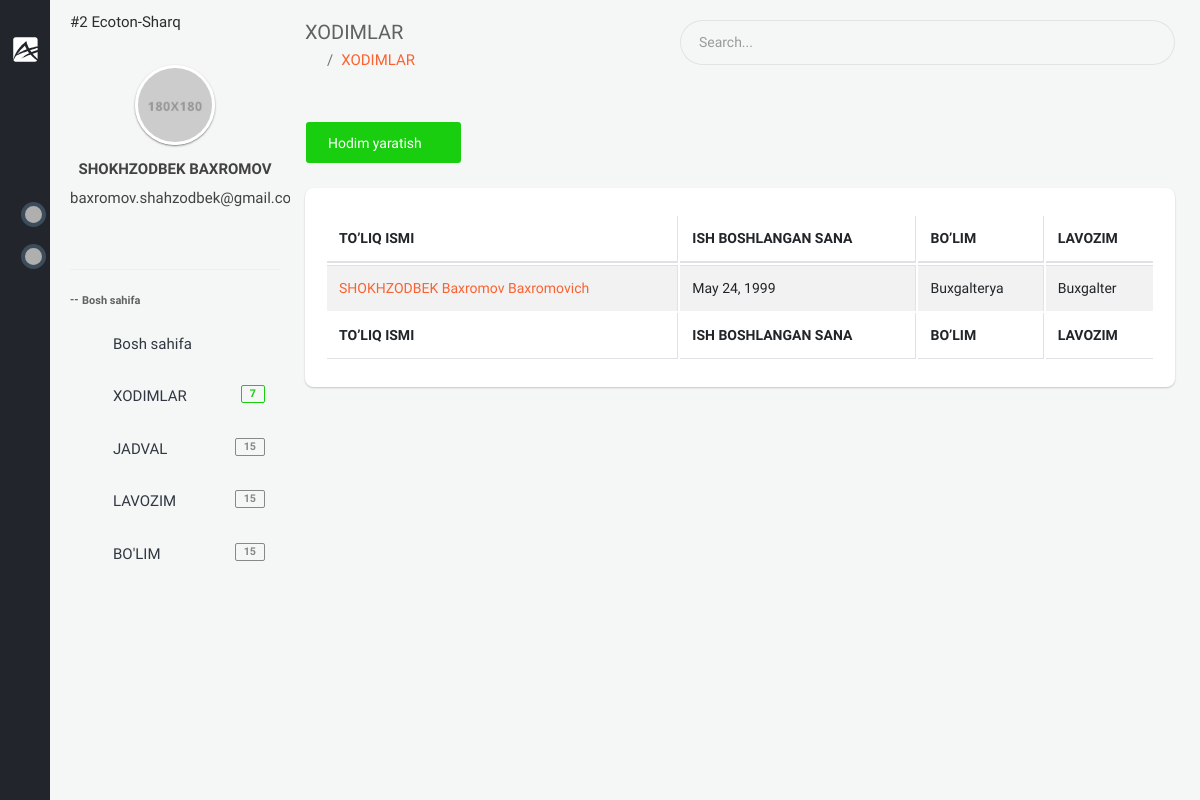
Page /backoffice/xodimlar (signed in) on the earlier database version.
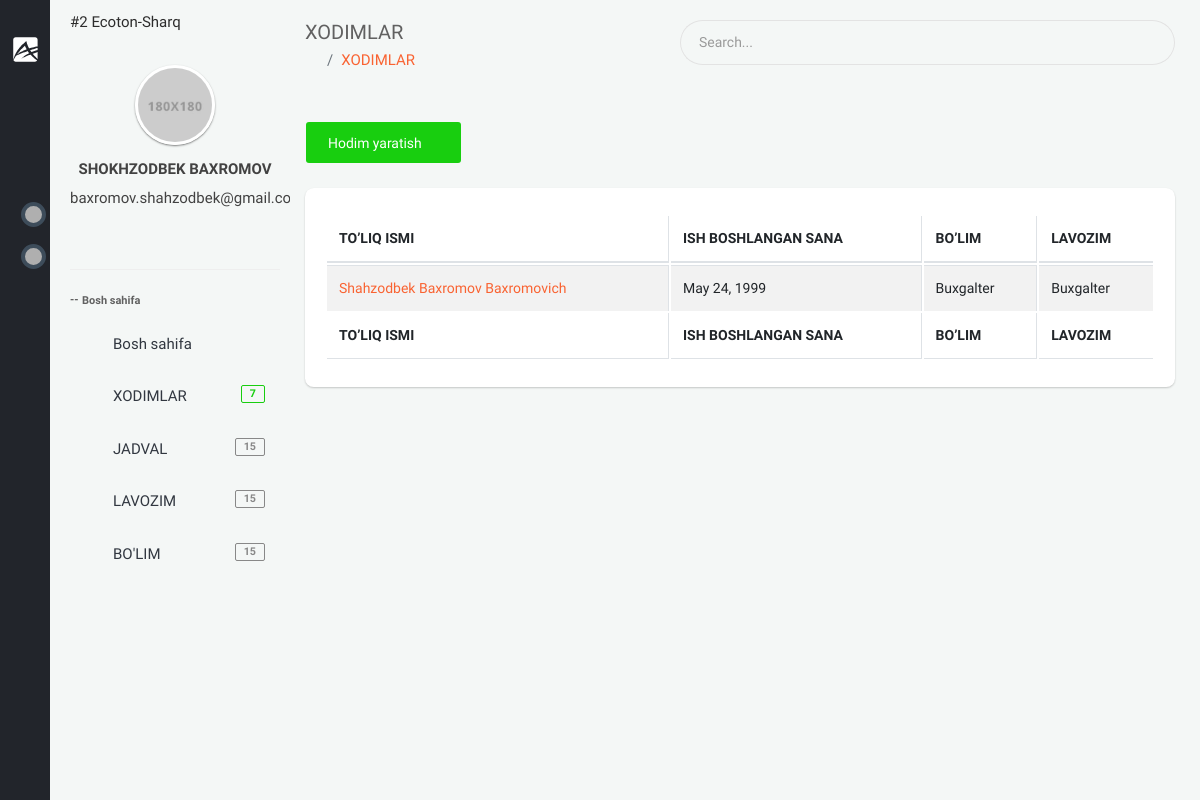
Same page on the later database version.
### app/models.py (models this page shows, shortened)
class User(AbstractUser):
    branch = models.ForeignKey(Branch, on_delete=models.CASCADE, null=True, blank=True, verbose_name="Filial")
    company = models.ForeignKey("Company", on_delete=models.CASCADE, null=True, blank=True, verbose_name='Kompaniya')
    is_director = models.BooleanField(default=True)
    created_at = models.DateTimeField(auto_now_add=True)
    class Meta:
        verbose_name_plural = "HR"

class Company(models.Model):
    name = models.CharField(max_length=100, verbose_name="Kompaniya nomi")
    phone = models.CharField(max_length=25, null=True, blank=True, verbose_name="Kompaniya telefon raqami")
    type = models.ForeignKey(TypeCompany, on_delete=models.CASCADE, null=True, blank=True,
                             verbose_name="Kompaniya turi")
    address = models.CharField(max_length=255, null=True, blank=True, verbose_name="Kompaniya manzili")
    creator = models.CharField(max_length=255, null=True, blank=True, verbose_name="Kompaniya asoschisi")
    text = RichTextUploadingField(null=True, blank=True, verbose_name="Kompaniya haqida qisqacha ma'lumot")
    video = models.FileField(upload_to='company/video/', null=True, blank=True,
                             verbose_name="Kompaniya haqida qisqacha video")
    info = models.TextField(null=True, blank=True, verbose_name="Bot uchun qisqacha ma'lumot")
    logo = models.ImageField(upload_to='company/image/', null=True, blank=True, verbose_name="Kompaniya logotipi")
    amount_of_staff = models.IntegerField(verbose_name="Hodimlar soni", default=1)
    created_at = models.DateTimeField(auto_now_add=True)
    def __str__(self):
        return f'#{self.id}  {self.name}'
    class Meta:
        ordering = ['-created_at']
        verbose_name_plural = "Kompaniya ma'lumotini qo'shish"

class Staff(models.Model):
    GENDER = (
        ('male', 'Erkak'),
        ('female', 'Ayol')
    )
    company = models.ForeignKey(Company, on_delete=models.CASCADE, verbose_name="Kompaniya")
    first_name = models.CharField(null=True, blank=True, max_length=255, verbose_name="Ism")
    second_name = models.CharField(null=True, blank=True, max_length=255, verbose_name="Familiya")
    last_name = models.CharField(null=True, blank=True, max_length=255, verbose_name="Otasining ismi")
    birth_date = models.DateField(null=True, blank=True, verbose_name="Tug'ilgan sana")
    gender = models.CharField(choices=GENDER, max_length=10, verbose_name="Jinsi")
    tabel_number = models.PositiveIntegerField(null=True, blank=True, verbose_name="Tabel raqami")
    start_work_at = models.DateField(null=True, blank=True, verbose_name="Ish boshlagan sana")
    account_number = models.BigIntegerField(null=True, blank=True, verbose_name="Xisob raqami")
    email = models.EmailField(unique=True, verbose_name="Elektron manzil")
    mobile_phone = models.CharField(null=True, blank=True, max_length=15, verbose_name="Mobil telefon")
    home_phone = models.CharField(null=True, blank=True, max_length=15, verbose_name="Uy telefoni")
    work_phone = models.CharField(null=True, blank=True, max_length=15, verbose_name="Ish telefoni")
    address = models.CharField(null=True, blank=True, max_length=255, verbose_name="Uy manzili")
    image = models.ImageField(upload_to='company/staff/image/', null=True, blank=True, verbose_name="Xodimning rasmi")
    qr_code = models.ImageField(upload_to='company/staff/qr_code/', null=True, blank=True, verbose_name="Xodimning qr code")
    department = models.ForeignKey(Department, on_delete=models.CASCADE, verbose_name="Bo'lim")
    position = models.ForeignKey(Position, on_delete=models.CASCADE, verbose_name="Lavozim")
    note = models.CharField(max_length=255, null=True, blank=True, verbose_name="Eslatma")
    work_plan = models.ForeignKey(WorkPlan, on_delete=models.CASCADE, null=True, blank=True, verbose_name="Ish jadvali")
    created_at = models.DateTimeField(auto_now_add=True)
    class Meta:
        ordering = ['-created_at']
        verbose_name_plural = "Xodimlar"

class Department(models.Model):
    name = models.CharField(max_length=255, verbose_name="Bo'lim nomi")
    company = models.ForeignKey(Company, on_delete=models.CASCADE, verbose_name='Kompaniya')
    created_at = models.DateTimeField(auto_now_add=True)
    def __str__(self):
        return self.name
    class Meta:
        ordering = ['-created_at']
        verbose_name_plural = "Bo'limlar"

class Position(models.Model):
    name = models.CharField(max_length=255, verbose_name="Lavozim nomi")
    company = models.ForeignKey(Company, on_delete=models.CASCADE, verbose_name='Kompaniya')
    created_at = models.DateTimeField(auto_now_add=True)
    def __str__(self):
        return self.name
    class Meta:
        ordering = ['-created_at']
        verbose_name_plural = "Lavozim"

### backoffice/views.py (the view)
# urls.py: path('xodimlar', views.StaffListTemplate.as_view(), name="staff"),
class StaffListTemplate(LoginRequiredMixin, generic.ListView):
    template_name = 'backoffice/pages/staff/list.html'
    model = models.Staff
    def get_context_data(self, *, object_list=None, **kwargs):
        staff = super(StaffListTemplate, self).get_context_data(**kwargs)
        company = self.request.user.company
        staff['staffs'] = models.Staff.objects.filter(company=company).order_by('-created_at')
        return staff

### templates/backoffice/pages/staff/list.html (shortened to what this page needs)
{% extends 'backoffice/base.html' %}
{% block content %}
    <section class="content">
    <div class="container-fluid">
        <div class="block-header">
            <div class="row clearfix">
                <div class="col-lg-5 col-md-5 col-sm-12">
                    <h2>XODIMLAR</h2>
                    <ul class="breadcrumb padding-0">
                        <li class="breadcrumb-item"><a href="index.html"><i class="zmdi zmdi-home"></i></a></li>
                        <li class="breadcrumb-item"><a href="javascript:void(0);">XODIMLAR</a></li>
                    </ul>
                </div>
                <div class="col-lg-7 col-md-7 col-sm-12">
                    <div class="input-group m-b-0">
                        <input type="text" class="form-control" placeholder="Search...">
                        <span class="input-group-addon">
                            <i class="zmdi zmdi-search"></i>
                        </span>
                    </div>
                </div>
            </div>
        </div>
        <div class="row clearfix">
            <div class="col-lg-12">
                <div class="card">
                    <div class="header">
                        <a href="{% url 'staff_create' %}" class="btn btn-success">Hodim yaratish <i class="zmdi zmdi-plus"></i></a>
                    </div>
                    <div class="body">
                        <div class="table-responsive">
                            <table class="table table-bordered table-striped table-hover js-basic-example dataTable">
                                <thead>
                                    <tr>
                                        <th>TO’LIQ ISMI</th>
                                        <th>ISH BOSHLANGAN SANA</th>
                                        <th>BO’LIM</th>
                                        <th>LAVOZIM</th>
                                    </tr>
                                </thead>
                                <tfoot>
                                    <tr>
                                        <th>TO’LIQ ISMI</th>
                                        <th>ISH BOSHLANGAN SANA</th>
                                        <th>BO’LIM</th>
                                        <th>LAVOZIM</th>
                                    </tr>
                                </tfoot>
                                <tbody>
                                    {% for staff in staffs %}
                                        <tr>
                                            <td><a href="{% url 'staff-detail' staff.pk %}">{{ staff.first_name }} {{ staff.second_name }} {{ staff.last_name }}</a></td>
                                            <td>{{ staff.birth_date }}</td>
                                            <td>{{ staff.department }}</td>
                                            <td>{{ staff.position}}</td>
                                        </tr>
                                    {% endfor %}
                                </tbody>
                            </table>
                        </div>
                    </div>
                </div>
            </div>
        </div>
    </div>
</section>
{% endblock %}

### templates/backoffice/base.html (shortened to what this page needs)
{% load static %}
<!doctype html>
<html lang="en">
<head>
    {% include 'backoffice/assets/links.html' %}
</head>
<body class="theme-black" style="overflow: auto">
{% if request.path == "/backoffice/login" or request.path == "/backoffice/registration" %}
{% else %}
    {% include 'backoffice/parts/minileftbar.html' %}
{% endif %}
{% block content %}{% endblock %}
</body>
</html>

### templates/backoffice/assets/links.html
{% load static %}
<link rel="stylesheet" href="{% static 'backoffice/assets/plugins/bootstrap/css/bootstrap.min.css' %}">
<link rel="stylesheet" href="{% static 'backoffice/assets/plugins/jquery-datatable/dataTables.bootstrap4.min.css' %}">
<link  rel="stylesheet" href="{% static 'backoffice/assets/css/main.css' %}">
<link rel="stylesheet" href="{% static 'backoffice/assets/css/color_skins.css' %}">
<link rel="stylesheet" href="{% static 'backoffice/assets/plugins/multi-select/css/multi-select.css' %}">
<link rel="stylesheet" href="{% static 'backoffice/assets/plugins/bootstrap-select/css/bootstrap-select.css' %}">

### templates/backoffice/parts/minileftbar.html (shortened to what this page needs)
{% load static %}
<aside id="minileftbar" class="minileftbar">
    <ul class="menu_list">
        <li>
            <a href="javascript:void(0);" class="bars" style="display: inline;"></a>
            <a class="navbar-brand" href="backoffice"><img src="{% static 'backoffice/assets/images/logo.svg' %}" alt="Alpino"></a>
        </li>
        <li><a href="javascript:void(0);" class="btn_overlay hidden-sm-down"><i class="zmdi zmdi-search"></i></a></li>
        <li><a href="javascript:void(0);" class="menu-sm"><i class="zmdi zmdi-swap"></i></a></li>
        <li class="menuapp-btn"><a href="javascript:void(0);"><i class="zmdi zmdi-apps"></i></a></li>
        <li class="notifications badgebit">
            <a href="javascript:void(0);">
                <div class="notify">
                    <span class="heartbit"></span>
                </div>
            </a>
        </li>
        <li class="task badgebit">
            <a href="javascript:void(0);">
                <div class="notify">
                    <span class="heartbit"></span>
                </div>
            </a>
        </li>
        <li><a href="" title="Events"><i class="zmdi zmdi-calendar"></i></a></li>
        <li><a href="" title="Inbox"><i class="zmdi zmdi-email"></i></a></li>
        <li><a href="" title="Contact List"><i class="zmdi zmdi-account-box-phone"></i></a></li>
        <li><a href=""><i class="zmdi zmdi-comments"></i></a></li>
        <li><a href="javascript:void(0);" class="fullscreen" data-provide="fullscreen"><i
                class="zmdi zmdi-fullscreen"></i></a></li>
        <li class="power">
            <a href="javascript:void(0);" class="js-right-sidebar"><i class="zmdi zmdi-settings zmdi-hc-spin"></i></a>
            <a href="{% url 'logout' %}" class="mega-menu"><i class="zmdi zmdi-power"></i></a>
        </li>
    </ul>
</aside>
<aside class="right_menu">
    <div id="leftsidebar" class="sidebar">
        <div class="menu">
            <ul class="list">
                <li>
                    <p>{{ request.user.company }}</p>
                </li>
                <li>
                    <div class="user-info m-b-20">
                        <div class="image">
                            <a href="" class=" waves-effect waves-block"><img src="{% static 'backoffice/assets/images/profile_av.jpg' %}" alt="User"></a>
                        </div>
                        <div class="detail">
                            <h6>{{ user.first_name }} {{ user.last_name }}</h6>
                            <p class="m-b-0">{{ user.email }}</p>
                            <a href="javascript:void(0);" title="" class=" waves-effect waves-block"><i class="zmdi zmdi-facebook-box"></i></a>
                            <a href="javascript:void(0);" title="" class=" waves-effect waves-block"><i class="zmdi zmdi-linkedin-box"></i></a>
                            <a href="javascript:void(0);" title="" class=" waves-effect waves-block"><i class="zmdi zmdi-instagram"></i></a>
                            <a href="javascript:void(0);" title="" class=" waves-effect waves-block"><i class="zmdi zmdi-twitter-box"></i></a>
                        </div>
                    </div>
                </li>
                <li class="header">Bosh sahifa</li>
                <li> <a href="/backoffice" class="toggled waves-effect waves-block"><i class="zmdi zmdi-home"></i><span>Bosh sahifa</span></a></li>
                <li><a href="{% url 'staff' %}" class="menu-toggle waves-effect waves-block"><i class="zmdi zmdi-account"></i><span>XODIMLAR</span> <span class="badge badge-success float-right">7</span></a>
                </li>
                <li><a href="{% url 'table' %}" class="menu-toggle waves-effect waves-block"><i class="zmdi zmdi-assignment"></i><span>JADVAL</span> <span class="badge badge-default float-right">15</span></a>
                </li>
                <li><a href="{% url 'position' %}" class="menu-toggle waves-effect waves-block"><i class="zmdi zmdi-ticket-star"></i><span>LAVOZIM</span> <span class="badge badge-default float-right">15</span></a>
                </li>
                <li>
                    <a href="{% url 'department' %}" class="menu-toggle waves-effect waves-block"><i class="zmdi zmdi-window-maximize"></i><span>BO'LIM</span> <span class="badge badge-default float-right">15</span></a>
                </li>
            </ul>
        </div>
    </div>
</aside>

### templates/backoffice/assets/scripts.html (shortened to what this page needs)
{% load  static %}

### backoffice/static/backoffice/assets/css/color_skins.css (style rules this page uses)
.theme-black .minileftbar { background: #22252b }
.theme-black .minileftbar .menu_list li a { color: #afafaf }
.theme-black .minileftbar .menu_list .notify .heartbit { background-color: #afafaf }

Differences in the rows shown:
changed Staff "Baxromov": first_name "SHOKHZODBEK" → "Shahzodbek"; department "Buxgalterya" → "Buxgalter"
